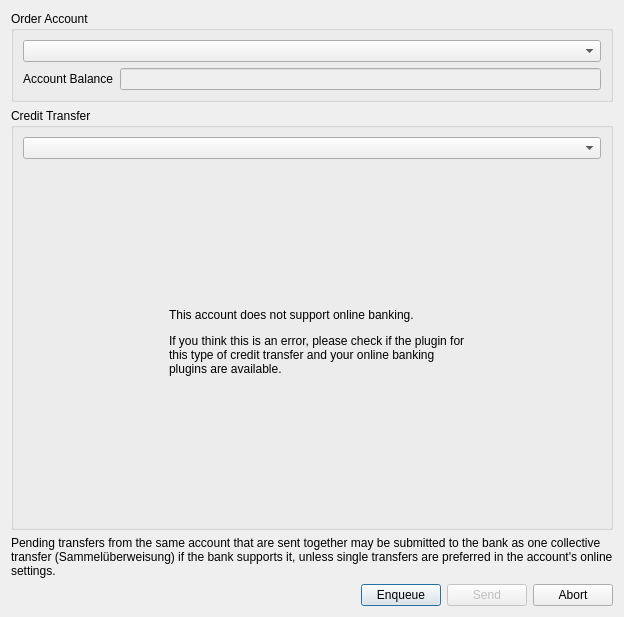
<?xml version="1.0" encoding="UTF-8"?>
<ui version="4.0">
 <class>kOnlineTransferForm</class>
 <widget class="QDialog" name="kOnlineTransferForm">
  <property name="geometry">
   <rect>
    <x>0</x>
    <y>0</y>
    <width>624</width>
    <height>617</height>
   </rect>
  </property>
  <property name="sizeGripEnabled">
   <bool>false</bool>
  </property>
  <layout class="QVBoxLayout" name="verticalLayout">
   <item>
    <widget class="QGroupBox" name="groupBox">
     <property name="title">
      <string>Order Account</string>
     </property>
     <layout class="QFormLayout" name="formLayout">
      <item row="1" column="0">
       <widget class="QLabel" name="label_6">
        <property name="text">
         <string>Account Balance</string>
        </property>
       </widget>
      </item>
      <item row="1" column="1">
       <widget class="AmountEdit" name="orderAccountBalance">
        <property name="enabled">
         <bool>false</bool>
        </property>
        <property name="calculatorButtonVisibility" stdset="0">
         <bool>false</bool>
        </property>
        <property name="resetButtonVisibility" stdset="0">
         <bool>false</bool>
        </property>
        <property name="readOnly">
         <bool>true</bool>
        </property>
       </widget>
      </item>
      <item row="0" column="0" colspan="2">
       <widget class="KMyMoneyAccountCombo" name="originAccount"/>
      </item>
     </layout>
    </widget>
   </item>
   <item>
    <widget class="QGroupBox" name="groupBox_2">
     <property name="title">
      <string>Credit Transfer</string>
     </property>
     <layout class="QVBoxLayout" name="verticalLayout_2">
      <item>
       <widget class="KComboBox" name="transferTypeSelection"/>
      </item>
      <item>
       <widget class="QStackedWidget" name="displayStack">
        <property name="sizePolicy">
         <sizepolicy hsizetype="Expanding" vsizetype="Preferred">
          <horstretch>0</horstretch>
          <verstretch>0</verstretch>
         </sizepolicy>
        </property>
        <property name="minimumSize">
         <size>
          <width>333</width>
          <height>250</height>
         </size>
        </property>
        <property name="currentIndex">
         <number>0</number>
        </property>
        <widget class="QWidget" name="accountUnsupported">
         <layout class="QVBoxLayout" name="verticalLayout_3" stretch="0,1,0">
          <item>
           <spacer name="verticalSpacer">
            <property name="orientation">
             <enum>Qt::Vertical</enum>
            </property>
            <property name="sizeHint" stdset="0">
             <size>
              <width>20</width>
              <height>54</height>
             </size>
            </property>
           </spacer>
          </item>
          <item>
           <layout class="QHBoxLayout" name="horizontalLayout_3" stretch="0,1,0">
            <item>
             <spacer name="horizontalSpacer_2">
              <property name="orientation">
               <enum>Qt::Horizontal</enum>
              </property>
              <property name="sizeHint" stdset="0">
               <size>
                <width>0</width>
                <height>20</height>
               </size>
              </property>
             </spacer>
            </item>
            <item>
             <layout class="QHBoxLayout" name="horizontalLayout" stretch="0,1">
              <property name="sizeConstraint">
               <enum>QLayout::SetMaximumSize</enum>
              </property>
              <item>
               <widget class="QLabel" name="unsupportedIcon">
                <property name="sizePolicy">
                 <sizepolicy hsizetype="Maximum" vsizetype="Maximum">
                  <horstretch>0</horstretch>
                  <verstretch>0</verstretch>
                 </sizepolicy>
                </property>
               </widget>
              </item>
              <item>
               <widget class="QLabel" name="label">
                <property name="maximumSize">
                 <size>
                  <width>300</width>
                  <height>16777215</height>
                 </size>
                </property>
                <property name="text">
                 <string>&lt;html&gt;&lt;head/&gt;&lt;body&gt;&lt;p&gt;This account does not support online banking.&lt;/p&gt;&lt;p&gt;If you think this is an error, please check if the plugin for this type of credit transfer and your online banking plugins are available.&lt;/p&gt;&lt;/body&gt;&lt;/html&gt;</string>
                </property>
                <property name="wordWrap">
                 <bool>true</bool>
                </property>
               </widget>
              </item>
             </layout>
            </item>
            <item>
             <spacer name="horizontalSpacer_3">
              <property name="orientation">
               <enum>Qt::Horizontal</enum>
              </property>
              <property name="sizeHint" stdset="0">
               <size>
                <width>0</width>
                <height>20</height>
               </size>
              </property>
             </spacer>
            </item>
           </layout>
          </item>
          <item>
           <spacer name="verticalSpacer_2">
            <property name="orientation">
             <enum>Qt::Vertical</enum>
            </property>
            <property name="sizeHint" stdset="0">
             <size>
              <width>20</width>
              <height>53</height>
             </size>
            </property>
           </spacer>
          </item>
         </layout>
        </widget>
        <widget class="QWidget" name="page">
         <layout class="QVBoxLayout" name="verticalLayout_4">
          <item>
           <widget class="KMessageWidget" name="headMessage" native="true"/>
          </item>
          <item>
           <widget class="KMessageWidget" name="convertMessage" native="true"/>
          </item>
          <item>
           <widget class="QScrollArea" name="creditTransferEdit">
            <property name="frameShape">
             <enum>QFrame::NoFrame</enum>
            </property>
            <property name="frameShadow">
             <enum>QFrame::Plain</enum>
            </property>
            <property name="widgetResizable">
             <bool>true</bool>
            </property>
            <property name="alignment">
             <set>Qt::AlignLeading|Qt::AlignLeft|Qt::AlignTop</set>
            </property>
            <widget class="QWidget" name="scrollAreaWidgetContents">
             <property name="geometry">
              <rect>
               <x>0</x>
               <y>0</y>
               <width>75</width>
               <height>16</height>
              </rect>
             </property>
            </widget>
           </widget>
          </item>
         </layout>
        </widget>
       </widget>
      </item>
     </layout>
    </widget>
   </item>
   <item>
    <widget class="QLabel" name="collectiveTransferHint">
     <property name="wordWrap">
      <bool>true</bool>
     </property>
     <property name="text">
      <string>Pending transfers from the same account that are sent together may be submitted to the bank as one collective transfer (Sammelüberweisung) if the bank supports it, unless single transfers are preferred in the account's online settings.</string>
     </property>
    </widget>
   </item>
   <item>
    <layout class="QHBoxLayout" name="horizontalLayout_4">
     <item>
      <spacer name="horizontalSpacer_4">
       <property name="orientation">
        <enum>Qt::Horizontal</enum>
       </property>
       <property name="sizeHint" stdset="0">
        <size>
         <width>40</width>
         <height>20</height>
        </size>
       </property>
      </spacer>
     </item>
     <item>
      <widget class="QPushButton" name="buttonEnque">
       <property name="text">
        <string>Enqueue</string>
       </property>
       <property name="icon">
        <iconset theme="document-save">
         <normaloff/>
        </iconset>
       </property>
      </widget>
     </item>
     <item>
      <widget class="QPushButton" name="buttonSend">
       <property name="enabled">
        <bool>false</bool>
       </property>
       <property name="text">
        <string>Send</string>
       </property>
       <property name="icon">
        <iconset theme="mail-send">
         <normaloff/>
        </iconset>
       </property>
      </widget>
     </item>
     <item>
      <widget class="QPushButton" name="buttonAbort">
       <property name="text">
        <string>Abort</string>
       </property>
       <property name="icon">
        <iconset theme="dialog-cancel">
         <normaloff/>
        </iconset>
       </property>
      </widget>
     </item>
    </layout>
   </item>
  </layout>
 </widget>
 <customwidgets>
  <customwidget>
   <class>AmountEdit</class>
   <extends>QLineEdit</extends>
   <header location="global">amountedit.h</header>
  </customwidget>
  <customwidget>
   <class>KMyMoneyAccountCombo</class>
   <extends>KComboBox</extends>
   <header>kmymoneyaccountcombo.h</header>
  </customwidget>
  <customwidget>
   <class>KComboBox</class>
   <extends>QComboBox</extends>
   <header>kcombobox.h</header>
  </customwidget>
  <customwidget>
   <class>KMessageWidget</class>
   <extends>QFrame</extends>
   <header location="global">KMessageWidget</header>
   <container>1</container>
  </customwidget>
 </customwidgets>
 <tabstops>
  <tabstop>buttonSend</tabstop>
  <tabstop>buttonEnque</tabstop>
  <tabstop>buttonAbort</tabstop>
 </tabstops>
 <resources/>
 <connections/>
</ui>
